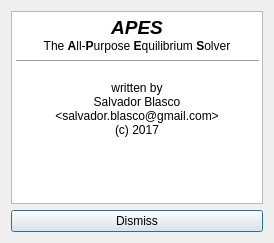
<?xml version="1.0" encoding="UTF-8"?>
<ui version="4.0">
 <class>AboutDialog</class>
 <widget class="QDialog" name="AboutDialog">
  <property name="geometry">
   <rect>
    <x>0</x>
    <y>0</y>
    <width>274</width>
    <height>243</height>
   </rect>
  </property>
  <property name="sizePolicy">
   <sizepolicy hsizetype="Fixed" vsizetype="Fixed">
    <horstretch>0</horstretch>
    <verstretch>0</verstretch>
   </sizepolicy>
  </property>
  <property name="windowTitle">
   <string>About</string>
  </property>
  <layout class="QVBoxLayout" name="verticalLayout">
   <item>
    <widget class="QTextEdit" name="textEdit">
     <property name="sizePolicy">
      <sizepolicy hsizetype="Expanding" vsizetype="Expanding">
       <horstretch>0</horstretch>
       <verstretch>0</verstretch>
      </sizepolicy>
     </property>
     <property name="readOnly">
      <bool>true</bool>
     </property>
     <property name="html">
      <string>&lt;!DOCTYPE HTML PUBLIC &quot;-//W3C//DTD HTML 4.0//EN&quot; &quot;http://www.w3.org/TR/REC-html40/strict.dtd&quot;&gt;
&lt;html&gt;&lt;head&gt;&lt;meta name=&quot;qrichtext&quot; content=&quot;1&quot; /&gt;&lt;style type=&quot;text/css&quot;&gt;
p, li { white-space: pre-wrap; }
&lt;/style&gt;&lt;/head&gt;&lt;body style=&quot; font-family:'Noto Sans'; font-size:9pt; font-weight:400; font-style:normal;&quot;&gt;
&lt;p align=&quot;center&quot; style=&quot; margin-top:0px; margin-bottom:0px; margin-left:0px; margin-right:0px; -qt-block-indent:0; text-indent:0px;&quot;&gt;&lt;span style=&quot; font-size:14pt; font-weight:600; font-style:italic;&quot;&gt;APES&lt;/span&gt;&lt;/p&gt;
&lt;p align=&quot;center&quot; style=&quot; margin-top:0px; margin-bottom:0px; margin-left:0px; margin-right:0px; -qt-block-indent:0; text-indent:0px;&quot;&gt;The &lt;span style=&quot; font-weight:600;&quot;&gt;A&lt;/span&gt;ll-&lt;span style=&quot; font-weight:600;&quot;&gt;P&lt;/span&gt;urpose &lt;span style=&quot; font-weight:600;&quot;&gt;E&lt;/span&gt;quilibrium &lt;span style=&quot; font-weight:600;&quot;&gt;S&lt;/span&gt;olver&lt;/p&gt;
&lt;hr /&gt;
&lt;p align=&quot;center&quot; style=&quot;-qt-paragraph-type:empty; margin-top:0px; margin-bottom:0px; margin-left:0px; margin-right:0px; -qt-block-indent:0; text-indent:0px;&quot;&gt;&lt;br /&gt;&lt;/p&gt;
&lt;p align=&quot;center&quot; style=&quot; margin-top:0px; margin-bottom:0px; margin-left:0px; margin-right:0px; -qt-block-indent:0; text-indent:0px;&quot;&gt;written by&lt;/p&gt;
&lt;p align=&quot;center&quot; style=&quot; margin-top:0px; margin-bottom:0px; margin-left:0px; margin-right:0px; -qt-block-indent:0; text-indent:0px;&quot;&gt;Salvador Blasco&lt;/p&gt;
&lt;p align=&quot;center&quot; style=&quot; margin-top:0px; margin-bottom:0px; margin-left:0px; margin-right:0px; -qt-block-indent:0; text-indent:0px;&quot;&gt;&amp;lt;salvador.blasco@gmail.com&amp;gt;&lt;/p&gt;
&lt;p align=&quot;center&quot; style=&quot; margin-top:0px; margin-bottom:0px; margin-left:0px; margin-right:0px; -qt-block-indent:0; text-indent:0px;&quot;&gt;(c) 2017&lt;/p&gt;&lt;/body&gt;&lt;/html&gt;</string>
     </property>
    </widget>
   </item>
   <item>
    <widget class="QPushButton" name="pushButton">
     <property name="text">
      <string>Dismiss</string>
     </property>
    </widget>
   </item>
  </layout>
 </widget>
 <resources/>
 <connections>
  <connection>
   <sender>pushButton</sender>
   <signal>clicked()</signal>
   <receiver>AboutDialog</receiver>
   <slot>accept()</slot>
   <hints>
    <hint type="sourcelabel">
     <x>136</x>
     <y>220</y>
    </hint>
    <hint type="destinationlabel">
     <x>136</x>
     <y>121</y>
    </hint>
   </hints>
  </connection>
 </connections>
</ui>
